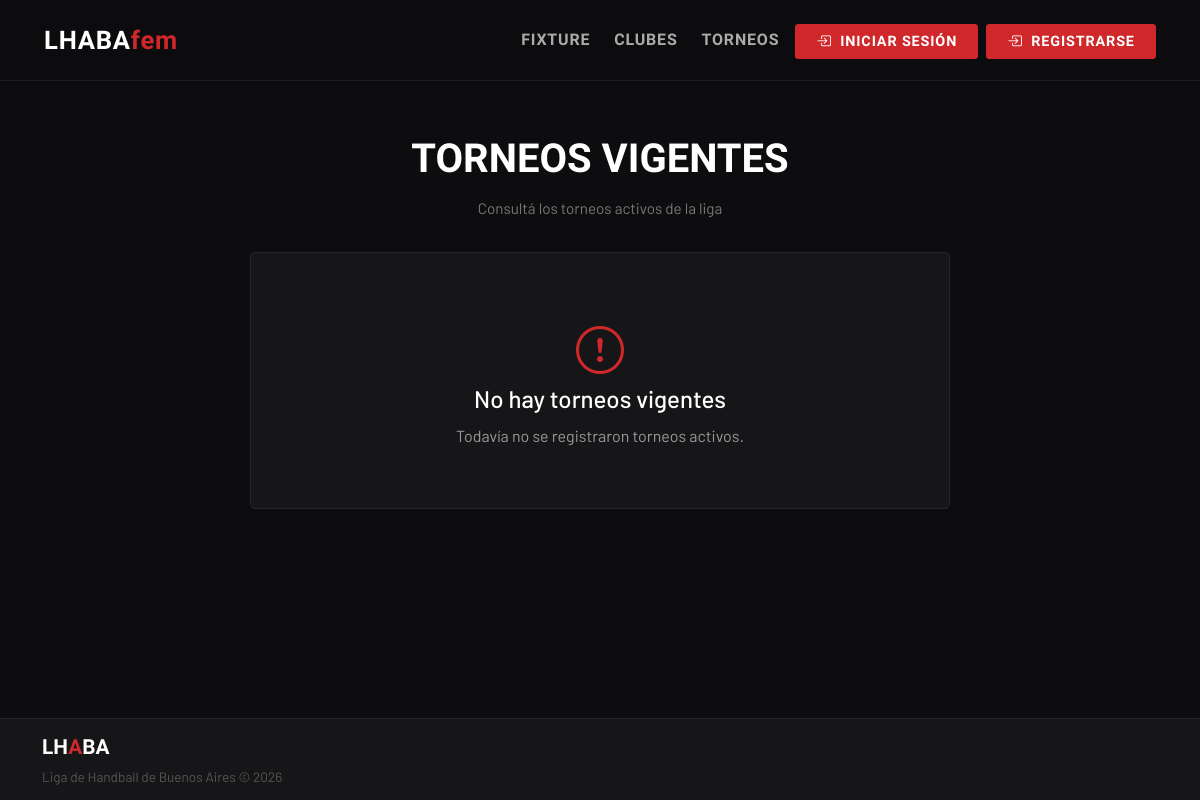
The page /torneos/ on the database as committed earlier.
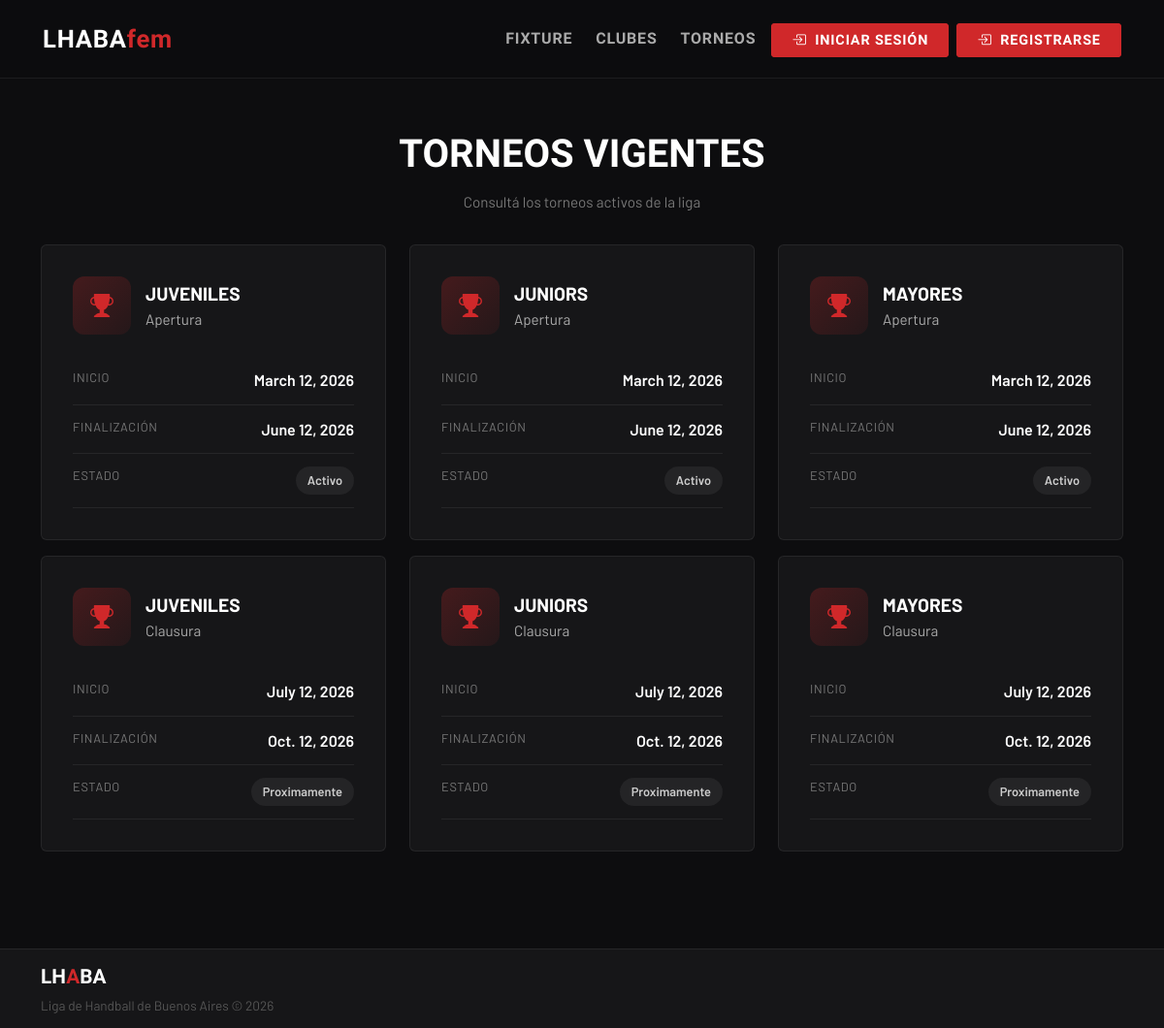
The same page on the database as committed later.
### torneos/models.py (models this page shows, shortened)
class Torneo(models.Model):
    id = models.AutoField(primary_key=True)
    torneo_id = models.CharField(max_length=20, unique=True, blank=True)
    temporada = models.CharField()
    nombre = models.CharField()
    fecha_inicio = models.DateField()
    fecha_fin = models.DateField()
    categoria = models.ForeignKey(
        Categoria,
        on_delete=models.CASCADE
    )
    estado = models.CharField(default='Inactivo')

### clubes/models.py (models this page shows, shortened)
class Categoria(models.Model):
    id_categoria = models.AutoField(primary_key=True)
    nombre_categoria = models.CharField(max_length=30)

### torneos/views.py (the view)
# urls.py: path("torneos/", torneos_listar,name="torneos_listar"),
def torneos_listar(request):
    torneos = Torneo.objects.all()
    contexto = {
        "torneos" : torneos
    }
    return render(request, "torneos/torneos_listar.html", contexto)

### torneos/templates/torneos/torneos_listar.html (shortened to what this page needs)
{% extends 'index.html' %}
{% block princ_content %}
<div class="container-xl torneos-container">
  <div class="page-header">
    <div class="page-title">
      Torneos vigentes
    </div>
    <div class="page-subtitle">
      Consultá los torneos activos de la liga
    </div>
  </div>
  <div class="row g-4">
    {% for torneo in torneos %}
      <div class="col-md-6 col-lg-4">
        <a href="{% url 'torneo_detail' torneo.torneo_id %}" class="torneo-link">
          <div class="card-detail torneo-card">
            <div class="torneo-header">
              <div class="torneo-icon">
                <i class="bi bi-trophy-fill"></i>
              </div>
              <div>
                <div class="torneo-categoria">
                  {{ torneo.categoria.nombre_categoria }}
                </div>
                <div class="torneo-temporada">
                  {{ torneo.temporada }} {{ torneo.anio }}
                </div>
              </div>
            </div>
            <div class="detail-row">
              <div class="detail-label">Inicio</div>
              <div class="detail-value">{{ torneo.fecha_inicio }}</div>
            </div>
            <div class="detail-row">
              <div class="detail-label">Finalización</div>
              <div class="detail-value">
                {{ torneo.fecha_fin }}
              </div>
            </div>
            <div class="detail-row">
              <div class="detail-label">Estado</div>
              <div class="detail-value">
                <span class="status-badge">{{ torneo.estado }}</span>
              </div>
            </div>
          </div>
        </a>
      </div>
    {% empty %}
      <div class="col-12">
        <div class="card-detail empty-card">
          <i class="bi bi-exclamation-circle"></i>
          <h4>No hay torneos vigentes</h4>
          <p>Todavía no se registraron torneos activos.</p>
        </div>
      </div>
    {% endfor %}
  </div>
</div>
{% endblock %}

### templates/index.html (shortened to what this page needs)
{% load static %}
<!DOCTYPE html>
<html lang="es" data-bs-theme="dark">
<head>
  <link href="https://cdn.jsdelivr.net/npm/bootstrap@5.3.3/dist/css/bootstrap.min.css" rel="stylesheet"/>
  <link href="https://cdn.jsdelivr.net/npm/bootstrap-icons@1.11.3/font/bootstrap-icons.min.css" rel="stylesheet"/>
</head>
<body>
  <nav class="navbar navbar-expand-lg sticky-top">
    <div class="container-xl">
      <a class="navbar-brand" href="{% url 'home' %}">LHABA<span>fem</span></a>
      <div class="collapse navbar-collapse" id="navMenu">
        <ul class="navbar-nav ms-auto align-items-center gap-2">
          <li class="nav-item">
            <a class="nav-link" href="#">Fixture</a>
          </li>
          <li class="nav-item">
            <a class="nav-link" href="{% url 'clubes_list' %}">Clubes</a>
          </li>
          <li class="nav-item">
            <a class="nav-link" href="{% url 'torneos_listar' %}">Torneos</a>
          </li>
          {% if user.is_authenticated %}
            <li class="nav-item">
              <a href="{% url 'profile_detail' %}" class="btn-login">
                <i class="bi bi-person-fill"></i> Mi Perfil
              </a>
            </li>
            <li class="nav-item">
              <form action="{% url 'logout' %}" method="POST" class="">
                {% csrf_token %}
                <button type="submit" class="btn-login nav-btn-reset">
                  <i class="bi bi-box-arrow-in-right me-1"></i>
                  Cerrar sesión
                </button>
              </form>
            </li>
          {% else %}
            <li class="nav-item">
              <a href="{% url 'login' %}" class="btn-login">
                <i class="bi bi-box-arrow-in-right me-1"></i> Iniciar sesión
              </a>
            </li>
            <li class="nav-item">
              <a href="{% url 'register' %}" class="btn-login">
                <i class="bi bi-box-arrow-in-right me-1"></i> Registrarse
              </a>
            </li>
          {% endif %}
        </ul>
      </div>
    </div>
  </nav>
  <main>
  {% block princ_content %}{% endblock %}
  </main>
  <footer>
    <div class="container-xl">
      <div class="d-flex flex-column flex-md-row justify-content-between align-items-center gap-3">
        <div>
          <div class="footer-brand">LH<span>A</span>BA</div>
          <div class="footer-text">Liga de Handball de Buenos Aires &copy; {% now "Y" %}</div>
        </div>
      </div>
    </div>
  </footer>
</body>
</html>

### templates/index.html (style rules this page uses)
:root { --lhaba-red: #D0282A; --lhaba-red-dark: #A01E20; --lhaba-gold: #E8A020; --bg-dark: #0D0D0F; --bg-card: #161618; --bg-card-hover: #1E1E22; --border-subtle: rgba(255,255,255,0.07); }
* { box-sizing: border-box; }
body { background-color: var(--bg-dark); font-family: 'Barlow', sans-serif; color: #E0E0E0; min-height: 100vh; overflow-x: hidden; display: flex; flex-direction: column; }
html, body { height: 100%; }
main { flex: 1; }
.navbar { background-color: rgba(13,13,15,0.95) !important; backdrop-filter: blur(12px); border-bottom: 1px solid var(--border-subtle); padding: 1rem 2rem; }
.navbar-brand { font-family: 'Barlow Condensed', sans-serif; font-weight: 800; font-size: 1.6rem; letter-spacing: 0.03em; color: #fff !important; }
.navbar-brand span { color: var(--lhaba-red); }
.nav-link { font-family: 'Barlow Condensed', sans-serif; font-weight: 600; font-size: 1rem; letter-spacing: 0.05em; text-transform: uppercase; color: #aaa !important; transition: color 0.2s; }
footer { background-color: var(--bg-card); border-top: 1px solid var(--border-subtle); padding: 0.8rem 0; }
.footer-brand { font-family: 'Barlow Condensed', sans-serif; font-weight: 800; font-size: 1.3rem; color: #fff; }
.footer-brand span { color: var(--lhaba-red); }
.footer-text { color: #555; font-size: 0.85rem; margin-top: 0.25rem; }
.page-header { padding: 3rem 0 2rem; text-align: center; }
.page-title { font-family: 'Barlow Condensed', sans-serif; font-weight: 800; font-size: 2.8rem; text-transform: uppercase; color: #fff; }
.page-subtitle { color: #777; margin-top: 0.5rem; font-size: 0.95rem; }
.page-title { font-family: 'Barlow Condensed', sans-serif; font-weight: 800; font-size: 2.5rem; text-transform: uppercase; color: #fff; }
.card-detail { max-width: 700px; margin: 0 auto; background-color: var(--bg-card); border: 1px solid var(--border-subtle); border-radius: 6px; padding: 2rem; }
.detail-row { display: flex; justify-content: space-between; padding: 0.8rem 0; border-bottom: 1px solid var(--border-subtle); }
.detail-label { font-size: 0.8rem; color: #777; text-transform: uppercase; letter-spacing: 0.05em; }
.detail-value { font-weight: 600; color: #fff; text-align: right; }
.row.g-4 { --bs-gutter-y: 1rem; }
.container-xl { position: relative; z-index: 1; }
.btn-login { font-family: 'Barlow Condensed', sans-serif; font-weight: 700; font-size: 0.9rem; letter-spacing: 0.06em; text-transform: uppercase; padding: 0.45rem 1.2rem; border-radius: 4px; background-color: var(--lhaba-red); color: #fff; border: 2px solid var(--lhaba-red); text-decoration: none; }

### torneos/templates/torneos/torneos_listar.html (style rules this page uses)
.torneo-link { text-decoration: none; display: block; color: inherit; }
.torneo-card { height: 100%; transition: all 0.25s ease; }
.torneo-header { display: flex; align-items: center; gap: 15px; margin-bottom: 22px; }
.torneo-icon { width: 60px; height: 60px; border-radius: 12px; background: linear-gradient( 135deg, rgba(208,40,42,0.25), rgba(208,40,42,0.08) ); display: flex; align-items: center; justify-content: center; color: var(--lhaba-red); font-size: 1.5rem; }
.torneo-categoria { color: #fff; font-size: 1.2rem; font-weight: 700; text-transform: uppercase; }
.torneo-temporada { color: #aaa; font-size: 0.95rem; }
.status-badge { display: inline-flex; align-items: center; padding: 5px 12px; border-radius: 30px; font-size: 0.8rem; background-color: rgba(255,255,255,0.06); color: #ccc; }
.torneos-container { padding-bottom: 100px; }

Rows that differ between the two databases and show on the page:
added Torneo: categoria.nombre_categoria "JUVENILES", temporada "Apertura", fecha_inicio "March 12, 2026", fecha_fin "June 12, 2026", estado "Activo"
added Torneo: categoria.nombre_categoria "JUNIORS", temporada "Apertura", fecha_inicio "March 12, 2026", fecha_fin "June 12, 2026", estado "Activo"
added Torneo: categoria.nombre_categoria "MAYORES", temporada "Apertura", fecha_inicio "March 12, 2026", fecha_fin "June 12, 2026", estado "Activo"
added Torneo: categoria.nombre_categoria "JUVENILES", temporada "Clausura", fecha_inicio "July 12, 2026", fecha_fin "Oct. 12, 2026", estado "Proximamente"
added Torneo: categoria.nombre_categoria "JUNIORS", temporada "Clausura", fecha_inicio "July 12, 2026", fecha_fin "Oct. 12, 2026", estado "Proximamente"
added Torneo: categoria.nombre_categoria "MAYORES", temporada "Clausura", fecha_inicio "July 12, 2026", fecha_fin "Oct. 12, 2026", estado "Proximamente"
Other text that changed with them:
text no longer shown: "No hay torneos vigentes Todavía no se registraron torneos activos."
